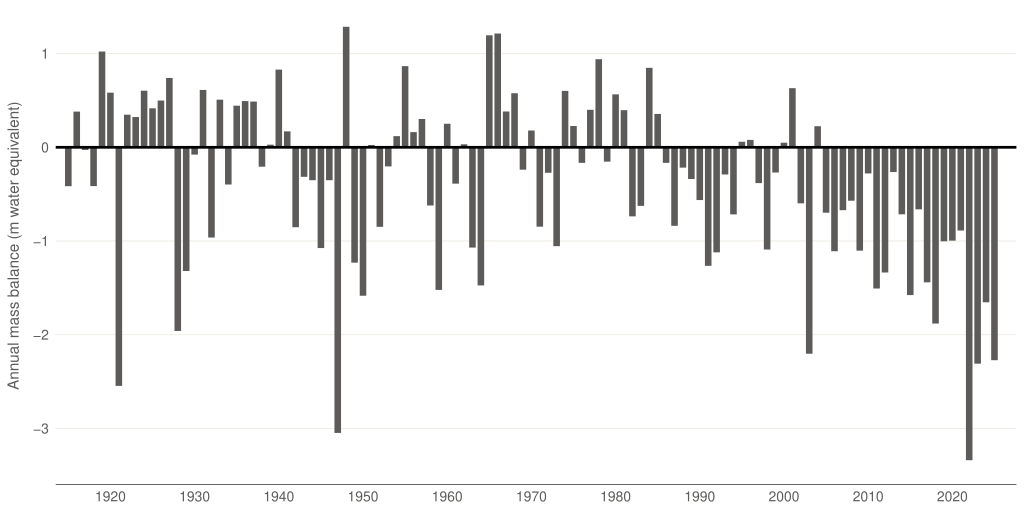

R code for this plot:
# Task 4 v8 — Silvrettagletscher annual mass balance, 1915-2025.
# v8 changes vs v7:
#   - REMOVED the geom_point layer entirely. The user disliked the
#     little point markers sitting at the end of every bar.
#   - Bars still plot the TRUE Ba_m_we values at exact magnitude (no
#     flooring, no minimum-bar hack). Lie factor stays ~1: every bar
#     height equals its data value.
#   - Data completeness (no perceived gaps) is now carried entirely by
#     the thick onyx zero baseline (linewidth 0.9). The eight near-zero
#     years (1917, 1930, 1939, 1951, 1962, 1995, 1996, 2000) appear as
#     tiny bars attached to the continuous heavy zero line, so they read
#     as present observations resting on the baseline rather than as
#     gaps in the record. Thick baseline replaces the dots as the
#     completeness device.
#
# Story for Silvretta alone (unchanged from v6/v7):
#   - 21 straight negative years, 2005-2025. 2004 (+0.225 m w.e.) was
#     the last positive year on record.
#   - Era means: 1915-1989 -0.13 m/yr; 1990-2021 -0.76 m/yr; 2022-2025
#     -2.39 m/yr. The recent four-year average is ~19x the pre-1990
#     baseline.
#   - Worst year: 2022 at -3.34 m w.e.
#
# Source: GLAMOS (2025). Swiss Glacier Mass Balance, release 2025,
#   Glacier Monitoring Switzerland, doi:10.18750/massbalance.2025.r2025.

setwd("/Users/alexanderweber/Documents/hsg/6_semester/data_visualization_with_ai")

suppressPackageStartupMessages({
  library(dplyr)
  library(readr)
  library(ggplot2)
})

source("design_system.R")

chart_family <- ""

mb_cols <- c(
  "glacier", "glacier_id",
  "date_start", "date_end_winter", "date_end",
  "Bw_mm_we", "Bs_mm_we", "Ba_mm_we",
  "ELA", "AAR", "area_km2", "h_min", "h_max", "observer"
)

raw <- read_csv(
  "data/task_04/massbalance_fixdate.csv",
  skip = 9,
  col_names = mb_cols,
  show_col_types = FALSE,
  na = c("", "NA")
)

silvretta <- raw %>%
  filter(glacier == "Silvrettagletscher") %>%
  mutate(
    hydro_year = as.integer(format(as.Date(date_end), "%Y")),
    Ba_m_we    = as.numeric(Ba_mm_we) / 1000
  ) %>%
  filter(!is.na(Ba_m_we)) %>%
  arrange(hydro_year)

# No flooring, no point markers. Bars carry the exact data value
# (Ba_m_we). The thick onyx zero baseline is the data-completeness
# device: near-zero years render as tiny bars attached to the heavy
# continuous zero line, so the 111-year record reads as complete with
# no perceived gaps and no magnitude distortion.
p <- ggplot(silvretta, aes(x = hydro_year, y = Ba_m_we)) +
  geom_col(width = 0.78, fill = pg_palette$alloy) +
  geom_hline(yintercept = 0, color = pg_palette$onyx, linewidth = 0.9) +
  scale_x_continuous(
    breaks = seq(1920, 2020, 10),
    expand = expansion(mult = c(0.01, 0.02))
  ) +
  scale_y_continuous(
    breaks = seq(-3, 1, 1),
    limits = c(-3.5, 1.4),
    expand = expansion(mult = c(0.02, 0.02))
  ) +
  labs(
    x = NULL,
    y = "Annual mass balance (m water equivalent)"
  ) +
  theme_pg(base_family = chart_family)

out_pdf <- "iterations/task_04/v8/glacier_mass_balance_v8.pdf"
ggsave(out_pdf, p, width = 26, height = 13, units = "cm", device = "pdf")
cat("Saved:", out_pdf, "\n")
